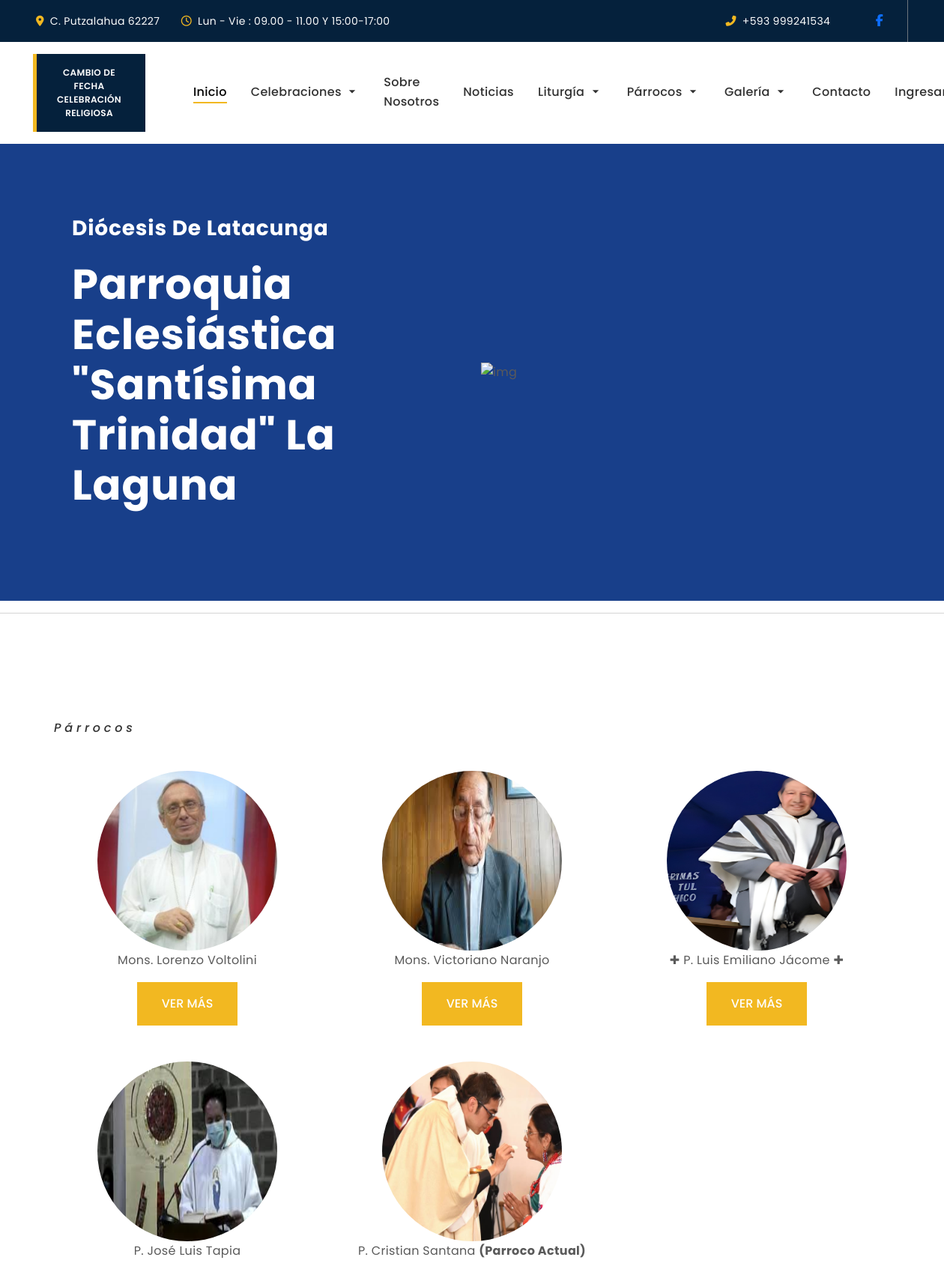
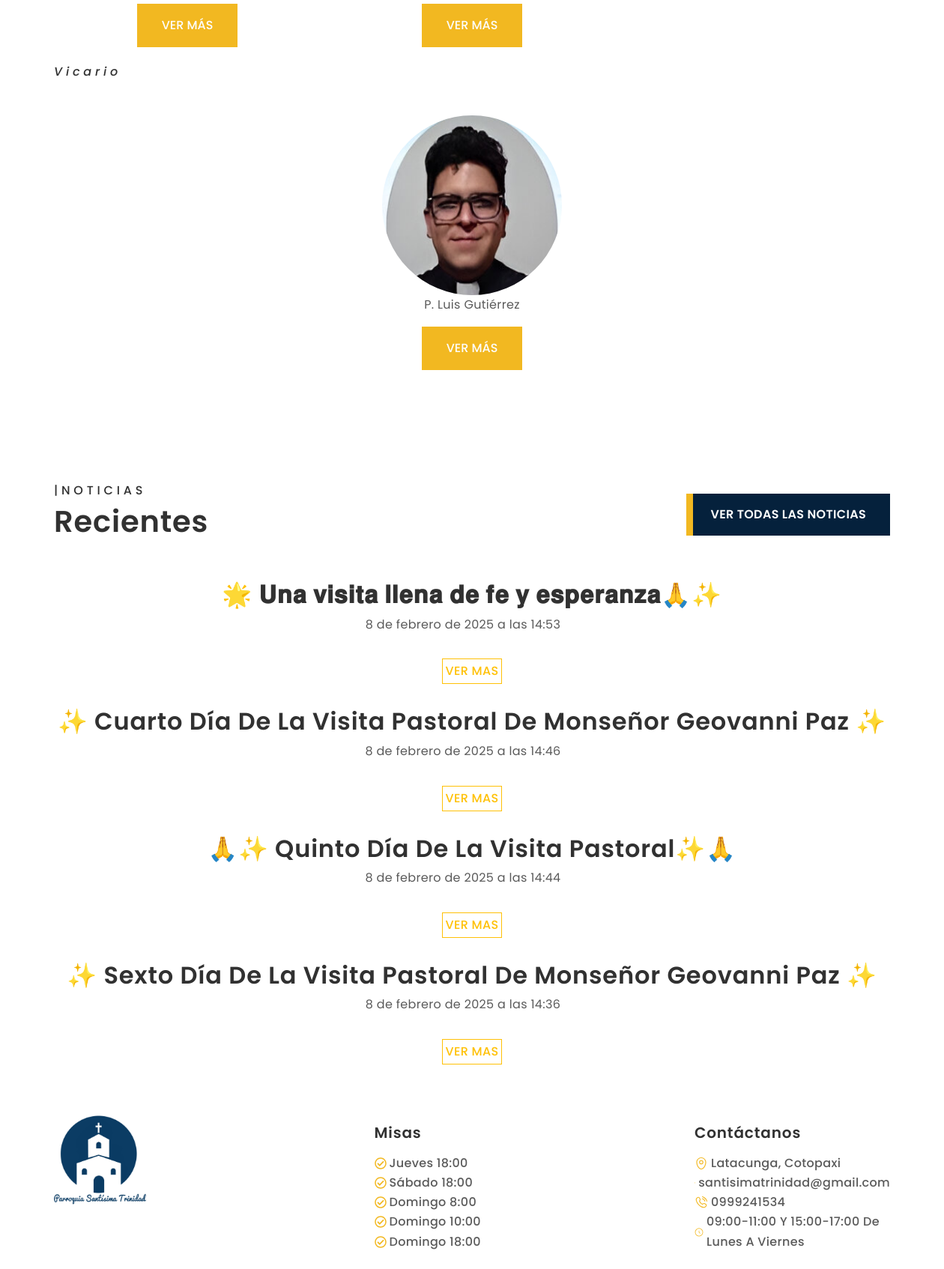
The page / (upper part) on the database its author committed (2 pictures, top to bottom).
### Apps/web/models.py (models this page shows, shortened)
class Noticia(models.Model):
    id = models.AutoField(primary_key=True)
    titulo = models.CharField(max_length=100)
    contenido = models.TextField()
    fecha = models.DateTimeField(auto_now_add=True)
    autor = models.ForeignKey(User, on_delete=models.DO_NOTHING)

### Apps/web/views.py (the view)
# urls.py: path('', views.index ),
def index(request):
    context = {
        'noticias': Noticia.objects.all().order_by('-fecha')[:4]
    }
    return render(request, 'index.html', context)

### Apps/web/templates/index.html (shortened to what this page needs)
{% extends 'base.html' %}
{% load static %}
{% block body %}
<section id="billboard">
  <div class="row align-items-center g-0z" style="background-color: #183f8a">
    <div class="col-lg-6">
      <div class="m-4 p-4 m-lg-5 p-lg-5">
        <h3 class="fw-bold h3 text-white">Diócesis de Latacunga</h3>
        <h2 class="display-4 fw-bold text-white my-4">Parroquia Eclesiástica "Santísima Trinidad" La Laguna</h2>
      </div>
    </div>
    <div class="col-lg-6">
      <img src="{% static 'images/iglesia/17.jpg' %}" alt="img" class="img-fluid">
    </div>
  </div>
</section>
<hr>
<section id="brands" class="padding-small">
  <div class="container">
    <h6 class="fst-italic text-capitalize mb-4">Párrocos</h6>
    <div class="row row-sm">
      <div class="col col-md-4 my-4 text-center">
        <img src="{% static 'images/parrocos/mon_lorenzo.png' %}" alt="Mons. Lorenzo Voltolini" class="img rounded-circle" style="width: 15rem; height: 15rem;">
        <p>Mons. Lorenzo Voltolini</p>
        <button class="btn btn-primary" data-bs-toggle="modal" data-bs-target="#modalLorenzo">Ver más</button>
      </div>
      <div class="col col-md-4 my-4 text-center">
        <img src="{% static 'images/parrocos/victoriano_naranjo.jpeg' %}" alt="Mons. Victoriano Naranjo" class="img rounded-circle" style="width: 15rem; height: 15rem;">
        <p>Mons. Victoriano Naranjo</p>
        <button class="btn btn-primary" data-bs-toggle="modal" data-bs-target="#modalVictoriano">Ver más</button>
      </div>
      <div class="col col-md-4 my-4 text-center">
        <img src="{% static 'images/parrocos/p_emiliano.jpeg' %}" alt="P. Emiliano Jácome" class="img rounded-circle" style="width: 15rem; height: 15rem;">
        <p>✚ P. Luis Emiliano Jácome ✚</p>
        <button class="btn btn-primary" data-bs-toggle="modal" data-bs-target="#modalEmiliano">Ver más</button>
      </div>
      <div class="col col-md-4 my-4 text-center">
        <img src="{% static 'images/parrocos/p_jose_luis.jpeg' %}" alt="P. José Luis Tapia" class="img rounded-circle" style="width: 15rem; height: 15rem;">
        <p>P. José Luis Tapia</p>
        <button class="btn btn-primary" data-bs-toggle="modal" data-bs-target="#modalJoseLuis">Ver más</button>
      </div>
      <div class="col col-md-4 my-4 text-center">
        <img src="{% static 'images/parrocos/p_cristian.jpg' %}" alt="P. Cristian Santana" class="img rounded-circle" style="width: 15rem; height: 15rem;">
        <p>P. Cristian Santana <b>(Parroco Actual)</b></p>
        <button class="btn btn-primary" data-bs-toggle="modal" data-bs-target="#modalCristian">Ver más</button>
      </div>
    </div>
  </div>
  <div class="container">
    <h6 class="fst-italic text-capitalize mb-4">Vicario</h6>
    <div class="row">
      <div class="col my-4 text-center">
        <img src="{% static 'images/parrocos/p_luis_gutierrez.jpeg' %}" alt="P. Luis Gutiérrez" class="img rounded-circle" style="width: 15rem; height: 15rem;">
        <p>P. Luis Gutiérrez</p>
        <button class="btn btn-primary" data-bs-toggle="modal" data-bs-target="#modalLuis">Ver más</button>
      </div>
    </div>
  </div>
</section>
<section id="blog">
  <div class="container">
    <div class="d-flex justify-content-between align-items-center">
      <div>
        <h6><span class="text">|</span>Noticias</h6>
        <h3 class="display-6 fw-semibold">Recientes</h3>
      </div>
      <div>
        <a href="/news/" class="btn btn-primary btn-slide hover-slide-right">
          <span>Ver Todas las noticias</span>
        </a>
      </div>
    </div>
    <div class="row mt-5" id="noticias">
      <div class="container">
        {% for n in noticias %}
        <div class=" row text-center mb-3">
          <h2>{{n.titulo}}</h2>
          <div class="row text-center">
            <p>{{n.fecha}}</p>
          </div>
          <div class="container d-flex justify-content-center mt-3 mb-3">
            <a href="/new/{{n.id}}" class="btn btn-outline-warning p-1">Ver mas</a>
          </div>
        </div>
        {% endfor %}
      </div>
    </div>
  </div>
</section>
{% endblock %}

### static/style.css (style rules this page uses)
:root { --primary-color: #F2B821; --secondary-color: #05213C; --black-color: #292929; --light-black-color: #343536; --dark-color: #313131; --body-color: #5A5A5A; --gray-color: #777F81; --light-color: #fdfdfd; --bs-gray-100: #F6F6F6; --bs-gray-300: #DCDCDC; --bs-primary-text-emphasis: var(--primary-color); --bs-body-color-rgb: 90, 90, 90; --bs-light-rgb: rgba(255, 255, 255, 1); --bs-dark-rgb: 41, 41, 41; --bs-primary-rgb: 178, 142, 113; }
:root { --heading-font: "Poppins", sans-serif; --body-font: "Poppins", sans-serif; }
*, *::before, *::after { -webkit-box-sizing: border-box; -moz-box-sizing: border-box; box-sizing: border-box; }
html { box-sizing: border-box; }
body { background-color: var(--light-color); font-family: var(--body-font); font-size: 16px; font-weight: 400; line-height: 164%; letter-spacing: 0.32px; color: var(--body-color); margin: 0; }
p { color: var(--body-color); }
a { color: inherit; text-decoration: none; transition: 0.3s ease-in-out; }
.padding-small { padding-top: 8em; padding-bottom: 8em; }
h1, h2, h3, h4, h5, h6 { color: var(--dark-color); font-family: var(--heading-font); text-transform: capitalize; font-weight: 600; letter-spacing: 0.84px; line-height: 115%; }
h6 { font-weight: 500; text-transform: uppercase; letter-spacing: 0.3rem; }
.btn { --bs-btn-padding-x: 2rem; --bs-btn-padding-y: 1rem; --bs-btn-font-size: 1rem; --bs-btn-font-weight: 500; text-transform: uppercase; border-radius: 0px; transition: all 0.5s ease-in-out; }
.btn-primary { --bs-btn-color: var(--light-color); --bs-btn-bg: var(--primary-color); --bs-btn-border-color: var(--primary-color); --bs-btn-hover-color: var(--light-color); --bs-btn-hover-bg: var(--primary-color); --bs-btn-hover-border-color: var(--primary-color); --bs-btn-focus-shadow-rgb: 49, 132, 253; --bs-btn-active-color: var(--light-color); --bs-btn-active-bg: var(--primary-color); --bs-btn-active-border-color: var(--primary-color); --bs-btn-active-shadow: inset 0 3px 5px rgba(0, 0, 0, 0.125); --bs-btn-disabled-color: var(--light-color); --bs-btn-disabled-bg: var(--primary-color); --bs-btn-disabled-border-color: var(--primary-color); }
.btn-slide { position: relative; display: inline-block; border: none; cursor: pointer; background-color: var(--secondary-color); }
.btn-slide.hover-slide-right::before { top: 0; bottom: 0; left: 0; height: 100%; width: 3%; position: absolute; content: ""; background-color: var(--primary-color); transition: 0.3s ease-in-out; }
.btn-slide span { position: relative; display: inline-block; top: 0; left: 0; width: 100%; transition: 0.3s; font-weight: 600; }

### rows shown on the page
Noticia: titulo "🌟 𝐔𝐧𝐚 𝐯𝐢𝐬𝐢𝐭𝐚 𝐥𝐥𝐞𝐧𝐚 𝐝𝐞 𝐟𝐞 𝐲 𝐞𝐬𝐩𝐞𝐫𝐚𝐧𝐳𝐚🙏✨", fecha "8 de febrero de 2025 a las 14:53"
Noticia: titulo "✨ Cuarto Día De La Visita Pastoral De Monseñor Geovanni Paz ✨", fecha "8 de febrero de 2025 a las 14:46"
Noticia: titulo "🙏✨ Quinto Día De La Visita Pastoral✨🙏", fecha "8 de febrero de 2025 a las 14:44"
Noticia: titulo "✨ Sexto Día De La Visita Pastoral De Monseñor Geovanni Paz ✨", fecha "8 de febrero de 2025 a las 14:36"
